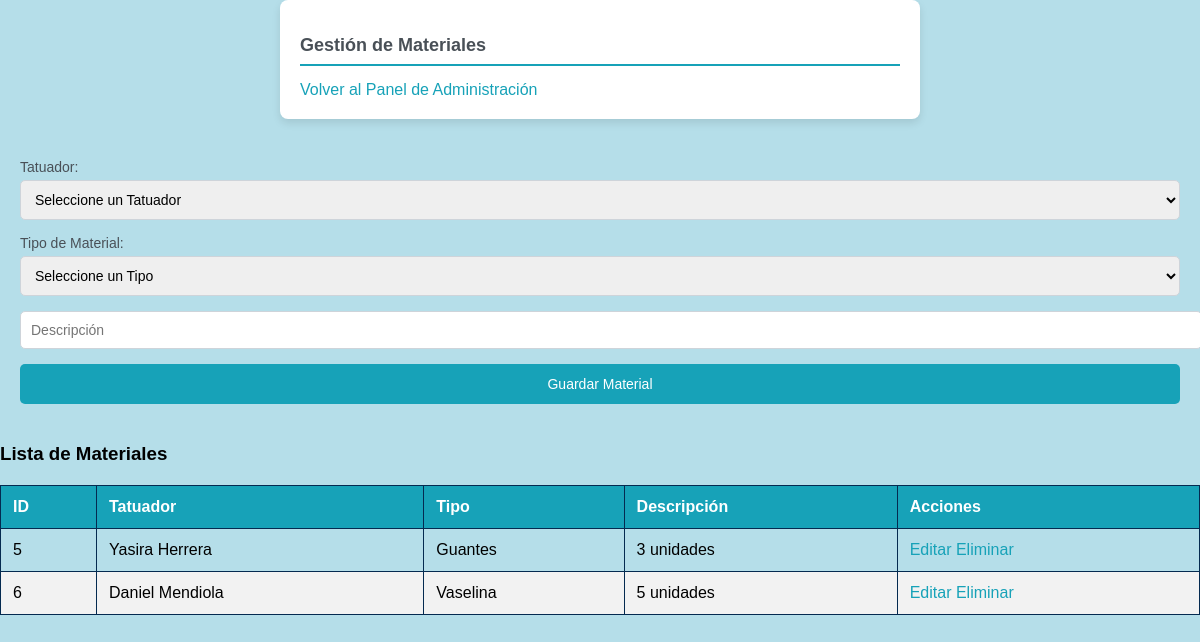
Screenshot of /materiales.php with the database file from the repository.
### tables this page shows
CREATE TABLE `tipo_de_material` (
  `id_material` int(10) NOT NULL,
  `nombre` varchar(50) NOT NULL,
  `tipo` varchar(50) NOT NULL,
  `descripcion` varchar(100) NOT NULL
);

### materiales.php (the view, shortened to what this page needs)
<?php
include 'connection.php';
$result = $conn->query("SELECT * FROM tipo_de_material");
?>
<!DOCTYPE html>
<html lang="es">
<head>
    <link rel="stylesheet" href="css/estilo.css">
</head>
<body style='background-color: #b5dee9;'>
<div class="form-container">
    <h2>Gestión de Materiales</h2>
    <a href="admin_dashboard.php" class="btn">Volver al Panel de Administración</a>
</div>
<form method="POST">
    <label for="nombre">Tatuador:</label>
    <select name="nombre" required>
        <option value="">Seleccione un Tatuador</option>
    </select>
    <label for="tipo">Tipo de Material:</label>
    <select name="tipo" required>
        <option value="">Seleccione un Tipo</option>
    </select>
    <input type="text" name="descripcion" placeholder="Descripción" required>
    <button type="submit">Guardar Material</button>
</form>
<h3>Lista de Materiales</h3>
<table>
    <thead>
        <tr>
            <th>ID</th>
            <th>Tatuador</th>
            <th>Tipo</th>
            <th>Descripción</th>
            <th>Acciones</th>
        </tr>
    </thead>
    <tbody>
        <?php while ($row = $result->fetch_assoc()): ?>
            <tr>
                <td><?php echo $row['id_material']; ?></td>
                <td><?php echo $row['nombre']; ?></td>
                <td><?php echo $row['tipo']; ?></td>
                <td><?php echo $row['descripcion']; ?></td>
                <td>
                    <a href="editar_material.php?id=<?php echo $row['id_material']; ?>">Editar</a>
                    <a href="materiales.php?delete_id=<?php echo $row['id_material']; ?>" onclick="return confirm('¿Estás seguro de que deseas eliminar este material?');">Eliminar</a>
                </td>
            </tr>
        <?php endwhile; ?>
    </tbody>
</table>
</body>
</html>

### css/estilo.css (style rules this page uses)
body { font-family: 'Arial', sans-serif; background-color: #e9ecef; margin: 0; }
.form-container { background-color: #ffffff; padding: 20px; border-radius: 8px; box-shadow: 0 4px 8px rgba(0, 0, 0, 0.1); max-width: 600px; margin: 0 auto 20px; }
.form-container h2 { font-size: 18px; color: #495057; border-bottom: 2px solid #17a2b8; padding-bottom: 8px; margin-bottom: 15px; }
form { padding: 20px; }
form label { font-size: 14px; color: #495057; display: block; margin-bottom: 5px; }
form input, form textarea, form select { width: 100%; padding: 10px; margin-bottom: 15px; border: 1px solid #ced4da; border-radius: 5px; font-size: 14px; }
form button { background-color: #17a2b8; color: #ffffff; border: none; padding: 12px 20px; border-radius: 5px; font-size: 14px; cursor: pointer; width: 100%; transition: background-color 0.3s ease; }
a { color: #17a2b8; text-decoration: none; }
table { width: 100%; border-collapse: collapse; margin-top: 20px; }
table th, table td { padding: 12px; border: 1px solid #042a50; text-align: left; }
table th { background-color: #17a2b8; color: #ffffff; }
table tbody tr:nth-child(even) { background-color: #f2f2f2; }

### rows the page displays
tipo_de_material: id_material "5", nombre "Yasira Herrera", tipo "Guantes", descripcion "3 unidades"
tipo_de_material: id_material "6", nombre "Daniel Mendiola", tipo "Vaselina", descripcion "5 unidades"
